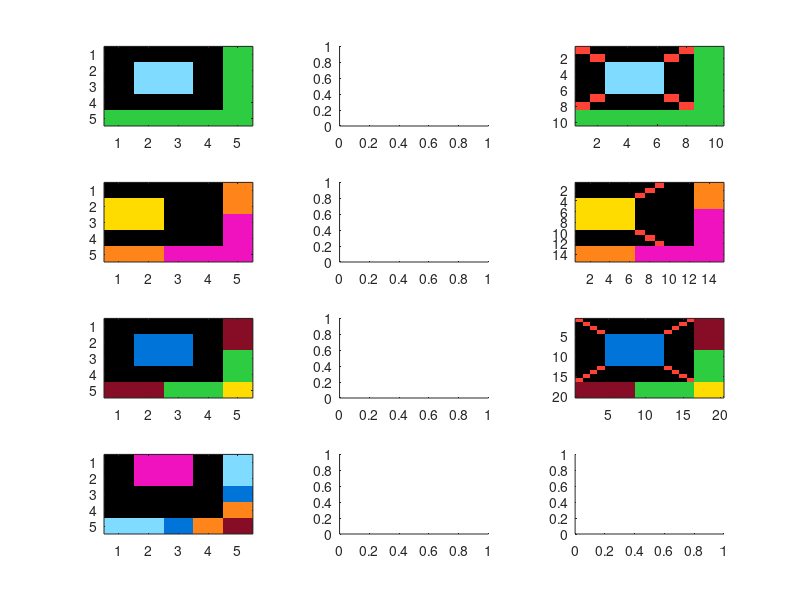

This chart was generated by the following MATLAB code:
%close all
%clear all

load('arc_matlab.mat');

% custom colormap:
colorMap = [0, 0, 0;
    0, 116, 217;
    255, 65, 54;
    46, 204, 64;
    255, 220, 0;
    170, 170, 170;
    240, 18, 190;
    255, 133, 27;
    127, 219, 255;
    135, 12, 37];
colorMap = colorMap / 255;


for probnum=[107] %, 53, 73, 95, 136, 220, 230, 282, 317, 331]
%for probnum=[15, 53, 73, 95, 136, 220, 230, 282, 317, 331]

    Kj=[];     Kj=[]; %to avoid crossover of rules between different problems.

    kjmax=length(arc(probnum).train)+length(arc(probnum).test); %Look at both train and test (kjt below will prevent learning rules from test).
    figure('Name',['Problem ',num2str(probnum),' Matrix Heuristics'],'Position',[100 800 400 kjmax*100]);
    figmh=gcf; axmh=gca; colormap(colorMap); 
        %Code for selecting subplots
    imrowleng=3; %Number of plots in each row for each example kj.
    numplots=imrowleng*kjmax;
    h=zeros(1,numplots);
    for k=1:numplots %number of subplots
        h(k)=subplot(kjmax,imrowleng,k);
    end
    %&&&&&&&&&&&&&&&&&&&&&&&&&
    %LOAD THE EXAMPLES.
    %&&&&&&&&&&&&&&&&&&&&&&&&&
    for kj=1:length(arc(probnum).train)  %LOAD the training examples and test examples at start. Then stop loop before training.
     
            Kj(kj).Rm=[]; %To avoid crashes due to non-existent struct
            
            %LOAD THE ELEMENTS OF THIS EXAMPLE - eventually merge train and test.
            if kj<=length(arc(probnum).train); %Load the train examples
                Kj(kj).inputw=arc(probnum).train(kj).input;
                Kj(kj).outputw=arc(probnum).train(kj).output;

            end
            
           % Kj(kj).diffsub=Kj(kj).outputw-Kj(kj).inputw; %subtraction to make diffsub

            %DEFINE WORLD SIZE 
            Kj(kj).insz=size(Kj(kj).inputw);
            Kj(kj).outsz=size(Kj(kj).outputw);
            
            %if max(max(Kj(kj).diffsub))<=0; Kj(kj).diffsub=-Kj(kj).diffsub; end; %If diffsub values are all negative flip them to see them.
            
            %if Kj(kj).insz==Kj(kj).outsz;
            %    Kj(kj).diffsize=Kj(kj).insz;
            %elseif Kj(kj).insz(1,1)>Kj(kj).outsz(1,1);
            %    Kj(kj).diffsize=Kj(kj).insz;
            %elseif Kj(kj).outsz(1,1)>Kj(kj).insz(1,1);
            %    Kj(kj).diffsize=Kj(kj).outsz;
            %end
            
            %Show the input and output and subtraction 
            showexamples=1;
            if showexamples==1;
                if kj<=length(arc(probnum).train) %only show the training examples at start
%             axes(h((kj-1)*imrowleng+1)); %Image the input in column 1
%             image(inputw+1);
%             axes(h((kj-1)*imrowleng+2)); %Image the output in column 2.
%             image(Kj(kj).outputw+1);
%             axes(h((kj-1)*imrowleng+3)); %Show the subtraction in column 3 with input and output.
%             image(diffsub+1);
                    axes(h((kj-1)*imrowleng+1)) %Plot input in column 6 next to the rule agent image in column 7
                    image(Kj(kj).inputw+1);
                    axes(h((kj-1)*imrowleng+3))
                    image(Kj(kj).outputw+1); %Show the target output in column 8 next to the rule agent image in column 7.
                    drawnow
                end %if kj<
            end
        end %end for kj=1:kjmax.  END of kj loop for LOADING inputw and outputw
        
        %Now load ONLY the test input and insize
        kjtest=length(arc(probnum).train)+length(arc(probnum).test);
        Kj(kjtest).inputw=arc(probnum).test(1).input;
        Kj(kjtest).insz=size(Kj(kjtest).inputw);
                        
        axes(h((kjtest-1)*imrowleng+1)) %Show the test problem only on last mm cycle
        image(Kj(kjtest).inputw+1);
        drawnow

end
